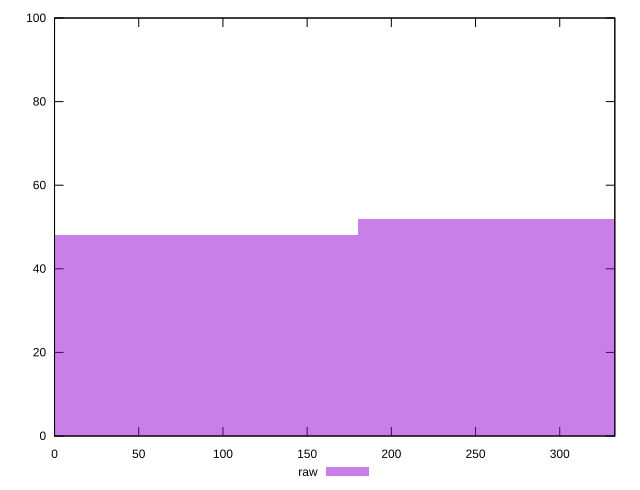

Here is the gnuplot script that generated this plot:
reset

$raw <<EOF
359.97990333586097 52
0 48
EOF

set key outside below
set boxwidth 359.97990333586097
set xrange [0:332.70799999999997]
set yrange [0:100]
set trange [0:100]
set style fill transparent solid 0.5 noborder
set terminal svg size 640, 490 enhanced background rgb 'white'
set output "report_00020_2021-02-19T21:17:38.612Z2/uses-rel-preconnect/samples/pages/raw/histogram.svg"

plot $raw title "raw" with boxes

reset
